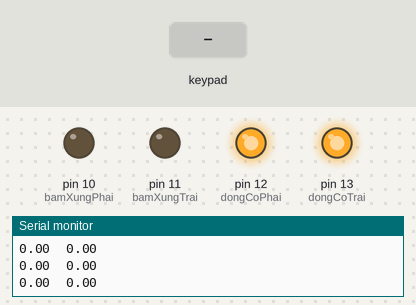
The sketch below on a simulated Arduino Uno, built with avr-gcc and run on an emulated ATmega328P. Shown: output pins drawn as LEDs (lit = HIGH), the last lines printed to the serial monitor. The test bench sets the inputs (shaded band).

Above: at 1.2 s.
1.3 s: key 'U' pressed
At 1.52 s:
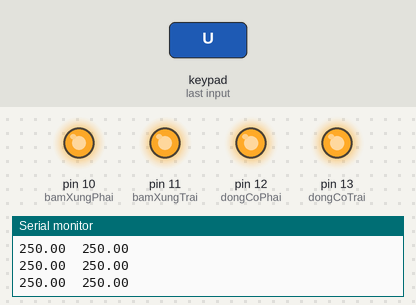
3.2 s: key 'L' pressed
At 3.43 s:
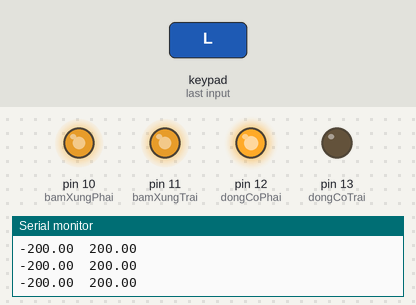
5.1 s: key 'D' pressed
At 5.31 s:
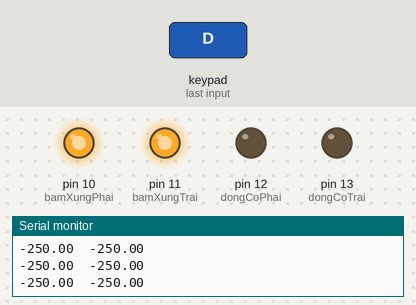
7.0 s: key 'R' pressed
At 7.22 s:
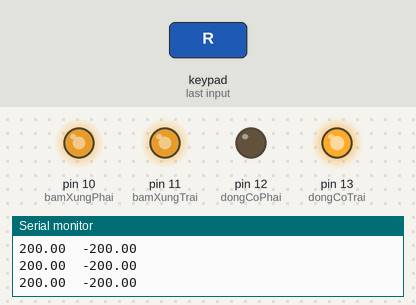
Timing chart, 0 to 9.9 s (numbered marks = the images above; inputs shaded):
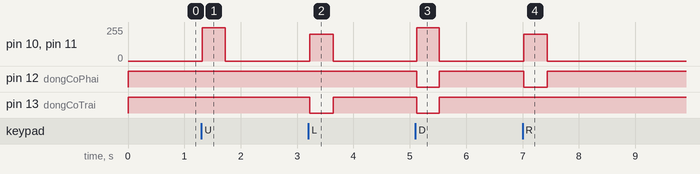

The sketch:

PS2_Control_Follow_Line.ino
```cpp
//***************************************************************//
//  Author       : RedFox                                        //
//  Website      : lamchucongnghe.com                            //
//  Fanpage      : fb.com//lamchucongnghevn                      //
//  Shop sendo   : sendo.vn/shop/lamchucongnghe_com              //
//  Shop shopee  : shopee.vn/lamchucongnghe                      //
//***************************************************************//

#include <PS2X_lib.h>

#define PS2_DAT       6       // Data Pin
#define PS2_CMD       7       // Command Pin
#define PS2_CS        8       // Attention Pin
#define PS2_CLK       9       // Clock Pin
#define dongCoTrai    13      // Đảo chiều động cơ trái ( 0: chạy thuận, 1: chạy ngược)
#define dongCoPhai    12      // Đảo chiều động cơ phải ( 1: chạy thuận, 0: chạy ngược)
#define bamXungTrai   11      // Băm xung điều chỉnh tốc độ động cơ trái
#define bamXungPhai   10      // Băm xung điều chỉnh tốc độ động cơ phải

PS2X ps2;                     // create PS2 Controller Class

int doLine, trangThai, trangThaiCu;
void setup() {
  Serial.begin(9600);
  // Khởi tạo còi chip, động cơ trái, động cơ phải là đầu ra
  pinMode(dongCoTrai, OUTPUT);
  pinMode(dongCoPhai, OUTPUT);
  // Khởi tạo kết nối tay PS2
  ps2.config_gamepad(PS2_CLK, PS2_CMD, PS2_CS, PS2_DAT);
}

void loop() {
  // Bắt đầu đọc dữ liệu nhấn nút từ tay PS2
  ps2.read_gamepad();


  if(ps2.ButtonPressed(PSB_R2))          // Bật tắt chế độ dò line
    doLine = 1 - doLine;

  if(doLine) {
    chayDoLine();
    Serial.println("doLine ON");
  }
  else {
    // Tiến
    if(ps2.Button(PSB_PAD_UP) && !ps2.Button(PSB_PAD_DOWN) && !ps2.Button(PSB_PAD_LEFT) && !ps2.Button(PSB_PAD_RIGHT)) {
      dkDongCo(250, 250);
    }
    // Lùi
    if(!ps2.Button(PSB_PAD_UP) && ps2.Button(PSB_PAD_DOWN) && !ps2.Button(PSB_PAD_LEFT) && !ps2.Button(PSB_PAD_RIGHT)) {
      dkDongCo(-250, -250);
    }

    // Quay trái
    if(!ps2.Button(PSB_PAD_UP) && !ps2.Button(PSB_PAD_DOWN) && ps2.Button(PSB_PAD_LEFT) && !ps2.Button(PSB_PAD_RIGHT)) {
      dkDongCo(-200, 200);
    }
    // Quay phải
    if(!ps2.Button(PSB_PAD_UP) && !ps2.Button(PSB_PAD_DOWN) && !ps2.Button(PSB_PAD_LEFT) && ps2.Button(PSB_PAD_RIGHT)) {
      dkDongCo(200, -200);
    }
    // Cua trái
    if(ps2.Button(PSB_PAD_UP) && !ps2.Button(PSB_PAD_DOWN) && ps2.Button(PSB_PAD_LEFT) && !ps2.Button(PSB_PAD_RIGHT)) {
      dkDongCo(0, 250);
    }
    // Cua phải
    if(ps2.Button(PSB_PAD_UP) && !ps2.Button(PSB_PAD_DOWN) && !ps2.Button(PSB_PAD_LEFT) && ps2.Button(PSB_PAD_RIGHT)) {
      dkDongCo(250, 0);
    }
    // Lùi phải
    if(!ps2.Button(PSB_PAD_UP) && ps2.Button(PSB_PAD_DOWN) && !ps2.Button(PSB_PAD_LEFT) && ps2.Button(PSB_PAD_RIGHT)) {
      dkDongCo(-250, 0);
    }
    // Lùi trái
    if(!ps2.Button(PSB_PAD_UP) && ps2.Button(PSB_PAD_DOWN) && ps2.Button(PSB_PAD_LEFT) && !ps2.Button(PSB_PAD_RIGHT)) {
      dkDongCo(0, -250);
    }
    // Dừng khi nhả các nút
    if(!ps2.Button(PSB_PAD_UP) && !ps2.Button(PSB_PAD_DOWN) && !ps2.Button(PSB_PAD_LEFT) && !ps2.Button(PSB_PAD_RIGHT)) {
      dkDongCo(0, 0);
    }
  }
}

void chayDoLine() {
  trangThai = docDoLine(A0, A1, A2, A3, A4);     // Vị trí sensor tính từ trái sang phải,  Phát hiện line, trả về 0, Không có line, trả về 1
  if(trangThai == 0x1F || trangThai == 0 || trangThai == 0x0E)
    trangThai = trangThaiCu;
  else
    trangThaiCu = trangThai;
  switch(trangThai) {
    case 0x01:    // 0b00000001
    case 0x02:    // 0b00000010
    case 0x03:    // 0b00000011
    case 0x06:    // 0b00000110
    case 0x07:    // 0b00000111
    case 0x0F:    // 0b00001111
              dkDongCo(250, 0);
              break;
    case 0x04:    //  0b00000100
              dkDongCo(250, 250);
              break;
    case 0x0C:    // 0b00001100
    case 0x08:    // 0b00001000
    case 0x10:    // 0b00010000
    case 0x18:    // 0b00011000
    case 0x1C:    // 0b00011100
    case 0x1E:    // 0b00011110
              dkDongCo(0, 250);
              break;
  }
}

void dkDongCo(float xungTrai, float xungPhai) {
  Serial.print(xungTrai);
  Serial.print("\t");
  Serial.println(xungPhai);
  if(xungTrai >=0 )
    digitalWrite(dongCoTrai, HIGH);
  else
    digitalWrite(dongCoTrai, LOW);
  if(xungPhai >=0 )
    digitalWrite(dongCoPhai, HIGH);
  else
    digitalWrite(dongCoPhai, LOW);
  analogWrite(bamXungTrai, abs(xungTrai));
  analogWrite(bamXungPhai, abs(xungPhai));
}

uint8_t docDoLine(int sensor1, int sensor2, int sensor3, int sensor4, int sensor5) {
  int val;
  val = digitalRead(sensor1);
  val = val<<1 | digitalRead(sensor2);
  val = val<<1 | digitalRead(sensor3);
  val = val<<1 | digitalRead(sensor4);
  val = val<<1 | digitalRead(sensor5);
  return val;
}
```

Measured:
- after the input at 1.3 s, pin 10 (bamXungPhai), pin 11 (bamXungTrai): 0/255 → 250/255 at once, → 0/255 0.40 s later
- after the input at 3.2 s, pin 10 (bamXungPhai), pin 11 (bamXungTrai): 0/255 → 200/255 at once, → 0/255 0.41 s later; pin 13 (dongCoTrai): HIGH → LOW at once, → HIGH 0.41 s later
- after the input at 5.1 s, pin 10 (bamXungPhai), pin 11 (bamXungTrai): 0/255 → 250/255 at once, → 0/255 0.40 s later; pin 12 (dongCoPhai), pin 13 (dongCoTrai): HIGH → LOW at once, → HIGH 0.40 s later
- after the input at 7.0 s, pin 10 (bamXungPhai), pin 11 (bamXungTrai): 0/255 → 200/255 at once, → 0/255 0.41 s later; pin 12 (dongCoPhai): HIGH → LOW at once, → HIGH 0.41 s later
